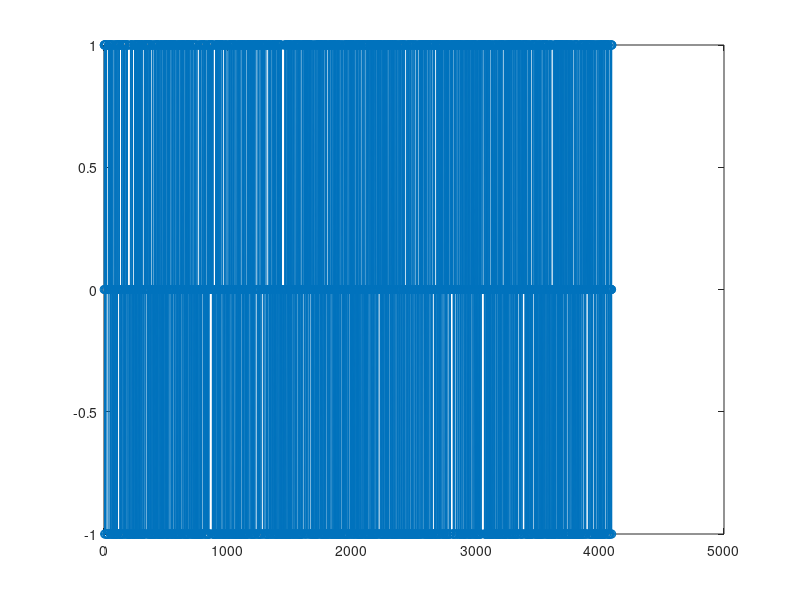

MATLAB code for this plot: (Note: this script raises an error after producing the figure.)
clear; close all; clc;

filepath = 'test_real_long.dat';

% signal = DataReader(filepath, Inf);

load('subsignal.mat');

N = 2^20;
fIF = 4.348e6; %Hz
fs = 23.104e6; %Hz

s = signal5000(1:4096);

omega = linspace(-2*pi, 2*pi, 2*N);

figure
plot(s, 'o-');

figure;
histogram(s);
title('Quantized signal in time domain');
xlabel('k');

S = fft(s);

w = linspace(-2*pi,2*pi,length(s));
figure
plot(w, fftshift(abs(S)));
title('Quantized signal in frequency domain');
xlabel('w');

Rs = xcorr(s, 'biased');
Ss = fft(Rs, 2*N);

% figure;
% plot(fftshift(abs(Ss)));
% title('Spectral density from autocorrelation');
% xlabel('w');
% 
% [Ss, f] = periodogram(s, rectwin(length(s)), [], fs);
% figure
% plot(f/1e6, 10*log10(Ss));
% % plot([-flip(f); f], [flip(Ss); Ss]);
% title('Periodogram');
% xlabel('f (MHz)'); ylabel('PSD (dB/Hz)')

[Swelch, fwelch] = pwelch(s, 30, 15, [], fs);
figure
% plot([-flip(fwelch); fwelch]./1e6, [flip(Swelch); Swelch]);
plot(fwelch./1e6, 10*log10(Swelch)); hold on;
xline(fIF/1e6);
xlabel('f (MHz)'); ylabel('PSD (dB/Hz)');
title('Welch periodogram');






